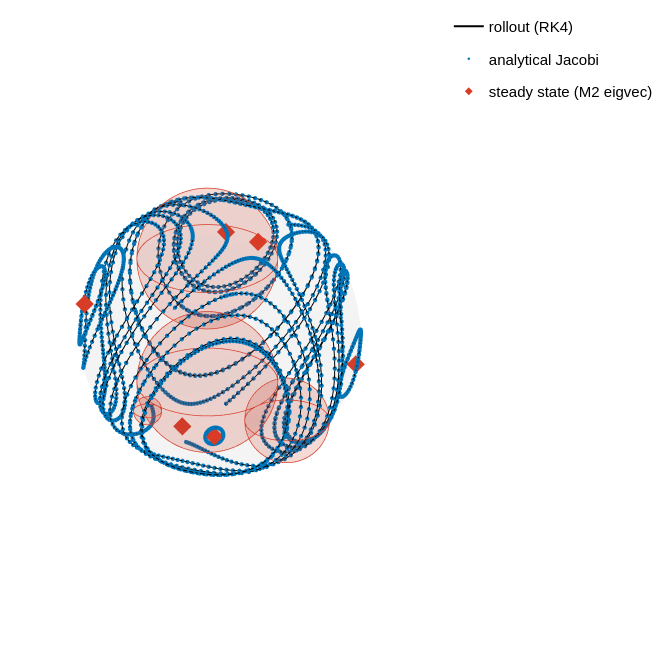

The code cell stored with this chart in its notebook:
### Code cell
# Full-width 3D figure: orbits of G on S² with the body geometry shown
# translucently inside the unit sphere as a visual reference.
fig_orb = figstyle.figure_3d(size="full", aspect=1.0)

# Translucent unit sphere (very faint so trajectories show clearly).
u_s, v_s = np.mgrid[0 : 2 * np.pi : 60j, 0 : np.pi : 30j]
xs = np.cos(u_s) * np.sin(v_s)
ys = np.sin(u_s) * np.sin(v_s)
zs = np.cos(v_s)
fig_orb.add_trace(go.Surface(
    x=0.998 * xs, y=0.998 * ys, z=0.998 * zs,
    opacity=0.04, showscale=False,
    colorscale=[[0, figstyle.COLORS["grey"]], [1, figstyle.COLORS["grey"]]],
    showlegend=False,
))

# Body geometry inside the sphere — uses figstyle.add_sphere so the look
# matches the standalone geometry figure (red translucent fill, contour).
for centre, radius in zip(POSITIONS_CENTRED, RADII, strict=True):
    figstyle.add_sphere(fig_orb, centre, radius, alpha=0.10, contour_width=1.5)

ana_stride = max(1, N_STEPS_orbit // 80)
for i in range(N_TRAJ):
    fig_orb.add_trace(go.Scatter3d(
        x=G_orbit_lib[i, :, 0], y=G_orbit_lib[i, :, 1], z=G_orbit_lib[i, :, 2],
        mode="lines",
        line=dict(color=figstyle.COLORS["black"], width=2),
        name="rollout (RK4)" if i == 0 else None,
        legendgroup="lib", showlegend=(i == 0),
    ))
    if G_orbit_ana[i] is not None:
        fig_orb.add_trace(go.Scatter3d(
            x=G_orbit_ana[i][::ana_stride, 0],
            y=G_orbit_ana[i][::ana_stride, 1],
            z=G_orbit_ana[i][::ana_stride, 2],
            mode="markers",
            marker=dict(size=2.5, color=figstyle.COLORS["blue"]),
            name="analytical Jacobi" if i == 0 else None,
            legendgroup="ana", showlegend=(i == 0),
        ))

# Steady states (the six fixed points of the G dynamics).
eigvals_M2, eigvecs_M2 = np.linalg.eigh(M2)
for j in range(3):
    for sign in (+1, -1):
        pt = sign * eigvecs_M2[:, j]
        fig_orb.add_trace(go.Scatter3d(
            x=[pt[0]], y=[pt[1]], z=[pt[2]], mode="markers",
            marker=dict(size=6, color=figstyle.COLORS["red"], symbol="diamond"),
            name="steady state (M2 eigvec)" if (j == 0 and sign == 1) else None,
            legendgroup="ss",
            showlegend=(j == 0 and sign == 1),
        ))

fig_orb.update_layout(scene=dict(
    xaxis=dict(range=[-1.15, 1.15]),
    yaxis=dict(range=[-1.15, 1.15]),
    zaxis=dict(range=[-1.15, 1.15]),
))

figstyle.save(fig_orb, "fig_s2_orbits", figdir=FIGDIR)
fig_orb.show()
